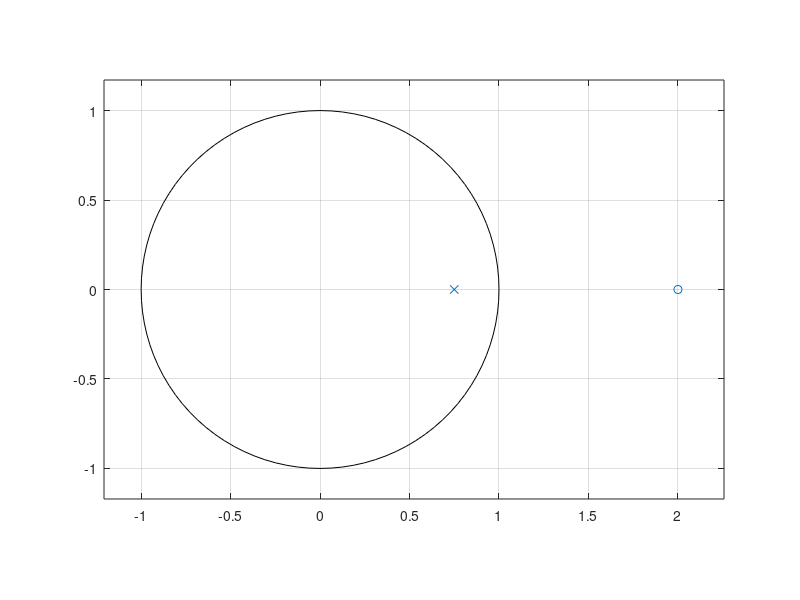
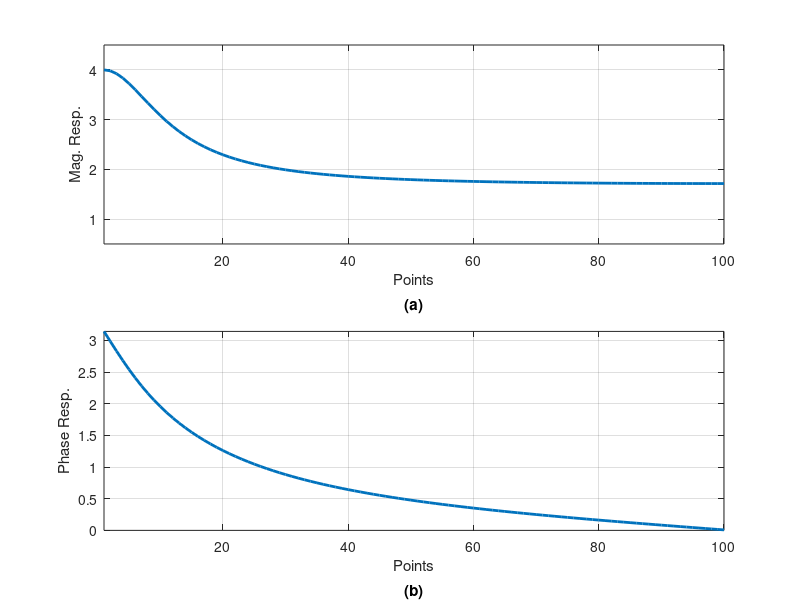

The MATLAB source for these figures, in order:
% HW05
% Q. 3

% ------------ clear all ----------------
close all;
clear all;
clc;

% ------------ (a) ----------------------

B = [1, -2];
A = [1. -3/4];

f=figure(1);
zplane(B,A)
grid on
saveas(f, 'hw05_4a.eps', 'epsc');

% ----------- (b) ------------------------
N= 100; % num points to calculate
points = freqz(B,A,N);

mag = abs(points);
phase = angle(points);

f = figure(2);
subplot(2,1,1)
plot(mag, 'linewidth',2)
grid on
title("(a)", 'Units', 'normalized', 'Position', [0.5, -0.35, 0])
xlim([1,N])
ylim([0, max(mag)]+0.5)
xlabel("Points")
ylabel("Mag. Resp.")

subplot(2,1,2)
plot(phase, 'linewidth',2)
grid on
title("(b)", 'Units', 'normalized', 'Position', [0.5, -0.35, 0])
xlim([1,N])
ylim([0, pi])
xlabel("Points")
ylabel("Phase Resp.")
saveas(f, 'hw05_4b.eps', 'epsc');